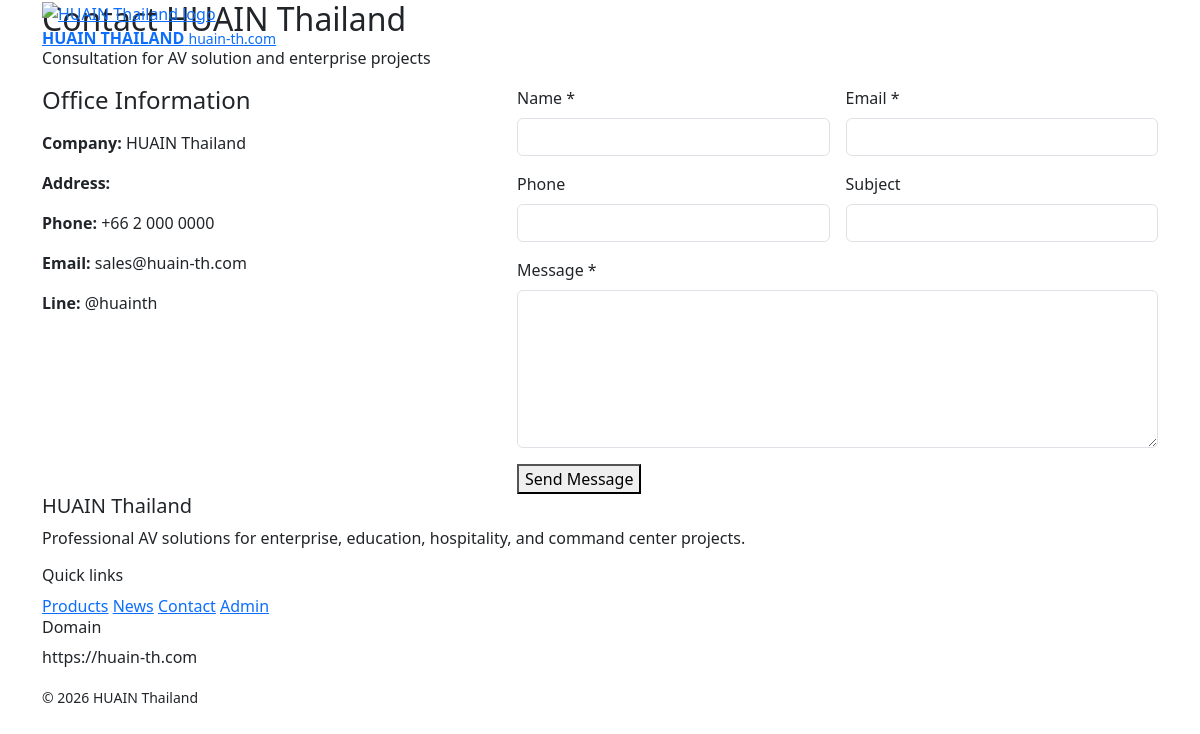
Screenshot of /contact.php?lang=th with the database file from the repository.
### tables this page shows
CREATE TABLE `contact_information` (
  `id` int(11) NOT NULL AUTO_INCREMENT,
  `company_name` varchar(255) DEFAULT NULL,
  `address` text DEFAULT NULL,
  `phone` varchar(100) DEFAULT NULL,
  `email` varchar(255) DEFAULT NULL,
  `line_id` varchar(100) DEFAULT NULL,
  `google_map` text DEFAULT NULL,
  `facebook` varchar(255) DEFAULT NULL,
  `youtube` varchar(255) DEFAULT NULL,
  PRIMARY KEY (`id`)
);

### includes/functions.php (called while the page is built, shortened)
<?php
function e($value)
{
    return htmlspecialchars((string) $value, ENT_QUOTES, 'UTF-8');
}

### contact.php (the view, shortened to what this page needs)
<?php
require_once __DIR__ . '/includes/init.php';
$contactStmt = $pdo->query('SELECT * FROM contact_information ORDER BY id ASC LIMIT 1');
$contactInfo = $contactStmt->fetch();
include __DIR__ . '/includes/site-header.php';
?>
<section class="section-block">
    <div class="container">
        <div class="section-head">
            <div>
                <h2>Contact HUAIN Thailand</h2>
                <p>Consultation for AV solution and enterprise projects</p>
            </div>
        </div>
        <div class="row g-4">
            <div class="col-lg-5">
                <div class="side-panel h-100">
                    <h4 class="mb-3">Office Information</h4>
                    <p><strong>Company:</strong> <?= e($contactInfo['company_name'] ?? 'HUAIN Thailand') ?></p>
                    <p><strong>Address:</strong> <?= e($contactInfo['address'] ?? '-') ?></p>
                    <p><strong>Phone:</strong> <?= e($contactInfo['phone'] ?? '-') ?></p>
                    <p><strong>Email:</strong> <?= e($contactInfo['email'] ?? '-') ?></p>
                    <p><strong>Line:</strong> <?= e($contactInfo['line_id'] ?? '-') ?></p>
                </div>
            </div>
            <div class="col-lg-7">
                <div class="form-shell">
                    <form method="post">
                        <div class="row g-3">
                            <div class="col-md-6">
                                <label class="form-label">Name *</label>
                                <input type="text" name="name" class="form-control" required>
                            </div>
                            <div class="col-md-6">
                                <label class="form-label">Email *</label>
                                <input type="email" name="email" class="form-control" required>
                            </div>
                            <div class="col-md-6">
                                <label class="form-label">Phone</label>
                                <input type="text" name="phone" class="form-control">
                            </div>
                            <div class="col-md-6">
                                <label class="form-label">Subject</label>
                                <input type="text" name="subject" class="form-control">
                            </div>
                            <div class="col-12">
                                <label class="form-label">Message *</label>
                                <textarea name="message" class="form-control" rows="6" required></textarea>
                            </div>
                            <div class="col-12">
                                <button class="btn-gold" type="submit">Send Message</button>
                            </div>
                        </div>
                    </form>
                </div>
            </div>
        </div>
    </div>
</section>
<?php include __DIR__ . '/includes/site-footer.php';

### rows the page displays
contact_information: company_name "HUAIN Thailand", phone "+66 2 000 0000", email "sales@huain-th.com", line "@huainth"
